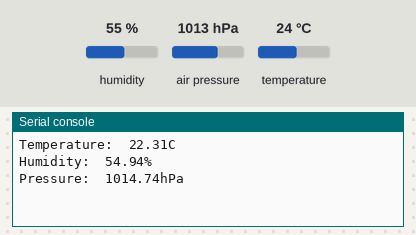
Bench run of a program on a simulated ESP32 board running MicroPython. Parts: the last lines printed to the serial console. The test bench sets the inputs (shaded band); at power-on: humidity 55 %, air pressure 1013 hPa, temperature 24 °C. Library files of the repository ran but are not shown: bme280.py.

Above: at 1.2 s.
1.3 s: humidity set to 22 %
At 2.7 s:
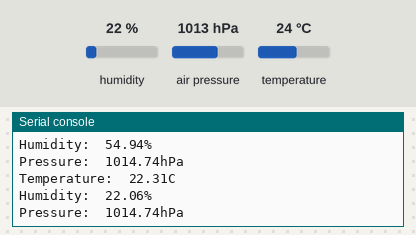
2.8 s: air pressure set to 952 hPa
At 4.1 s:
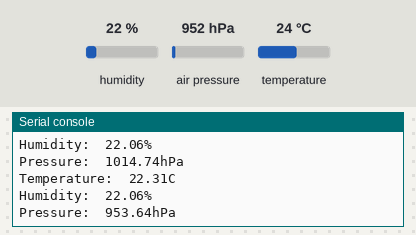
4.3 s: temperature set to 12 °C
At 5.6 s:
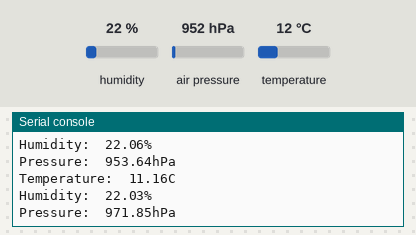
Timing chart, 0 to 7.3 s (numbered marks = the images above; inputs shaded):
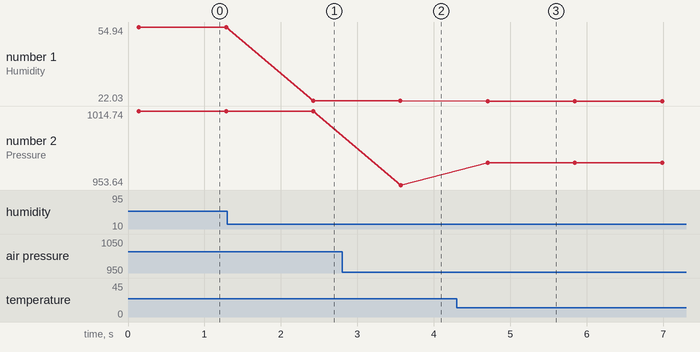

Measured:
- after the input at 1.3 s, the serial console: prints a new line after 1.1 s (image 1)
- after the input at 2.8 s, the serial console: prints a new line after 0.77 s (image 2)
- after the input at 4.3 s, the serial console: prints a new line after 0.41 s (image 3)
- plotted number 1: 54.94 → 22.06 after the input at 1.3 s, 22.06 → 22.03 after the input at 4.3 s
- plotted number 2: 1014.74 → 953.64 after the input at 2.8 s, 953.64 → 971.85 after the input at 4.3 s

The program:

test.py
```python
from machine import Pin, I2C
from time import sleep
import bme280
import machine

# ESP32 - Pin assignment
i2c = machine.I2C(1, scl=Pin(22), sda=Pin(21), freq=10000)
# ESP8266 - Pin assignment
#i2c = I2C(scl=Pin(5), sda=Pin(4), freq=10000)

while True:
  bme = bme280.BME280(i2c=i2c)
  temp = bme.temperature
  hum = bme.humidity
  pres = bme.pressure
  # uncomment for temperature in Fahrenheit
  #temp = (bme.read_temperature()/100) * (9/5) + 32
  #temp = str(round(temp, 2)) + 'F'
  print('Temperature: ', temp)
  print('Humidity: ', hum)
  print('Pressure: ', pres)

  sleep(1)
```
